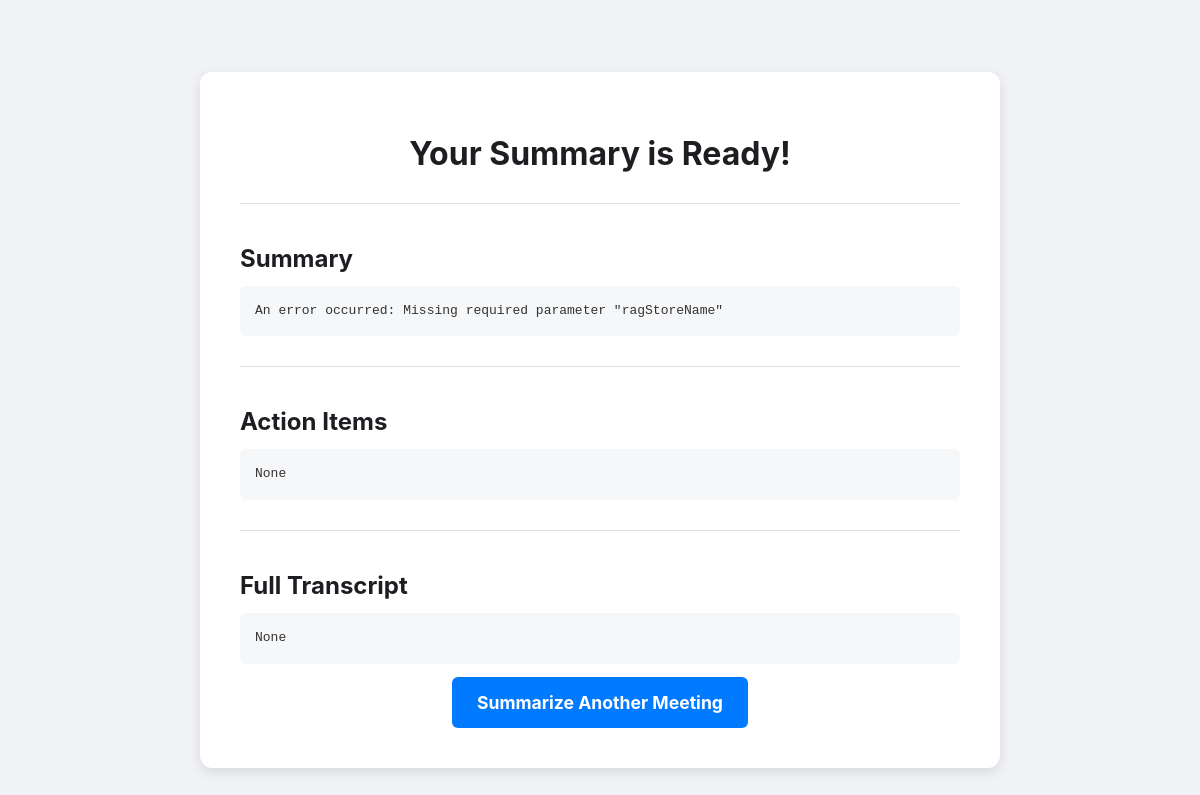
The app's page /summary/2/ with its own data.
### summaries/models.py (models this page shows, shortened)
class Summary(models.Model):
    audio_file = models.FileField(upload_to='audio/')
    transcript = models.TextField(blank=True, null=True)
    summary = models.TextField(blank=True, null=True)
    action_items = models.TextField(blank=True, null=True)
    created_at = models.DateTimeField(auto_now_add=True)

### summaries/views.py (the view)
# urls.py: path('summary/<int:pk>/', views.summary_detail_view, name='summary_detail'),
def summary_detail_view(request, pk):
    summary = get_object_or_404(Summary, pk=pk)
    return render(request, 'summaries/detail.html', {'summary': summary})

### summaries/templates/summaries/detail.html
{% extends "summaries/base.html" %}
{% block content %}
<div class="card">
    <h1>Your Summary is Ready!</h1>
    <div class="summary-section">
        <h2>Summary</h2>
        <pre>{{ summary.summary|linebreaksbr }}</pre>
    </div>
    <div class="summary-section">
        <h2>Action Items</h2>
        <pre>{{ summary.action_items|linebreaksbr }}</pre>
    </div>
    <div class="summary-section">
        <h2>Full Transcript</h2>
        <pre>{{ summary.transcript|linebreaksbr }}</pre>
    </div>
    <a href="{% url 'upload' %}" class="btn">Summarize Another Meeting</a>
</div>
{% endblock %}

### summaries/static/summaries/styles.css (style rules this page uses)
body { font-family: -apple-system, BlinkMacSystemFont, "Segoe UI", Roboto, Helvetica, Arial, sans-serif; background-color: #f0f2f5; display: flex; justify-content: center; align-items: center; min-height: 100vh; margin: 0; padding: 20px; }
.card { background-color: #ffffff; border-radius: 12px; box-shadow: 0 4px 12px rgba(0, 0, 0, 0.1); padding: 40px; text-align: center; }
h1 { font-size: 2em; color: #1c1e21; margin-bottom: 10px; }
.btn { background-color: #007bff; color: white; border: none; border-radius: 6px; padding: 15px 25px; font-size: 1.1em; font-weight: bold; cursor: pointer; text-decoration: none; display: inline-block; transition: background-color 0.2s; }
.summary-section { text-align: left; margin-top: 30px; border-top: 1px solid #dddfe2; padding-top: 20px; }
.summary-section h2 { color: #1c1e21; font-size: 1.5em; margin-bottom: 10px; }
pre { background-color: #f6f7f9; padding: 15px; border-radius: 6px; white-space: pre-wrap; word-wrap: break-word; font-family: monospace; color: #333; font-size: 1em; line-height: 1.6; }

### records on screen
Summary: summary "An error occurred: Missing required parameter \"ragStoreName\"", action_items "None", transcript "None"
